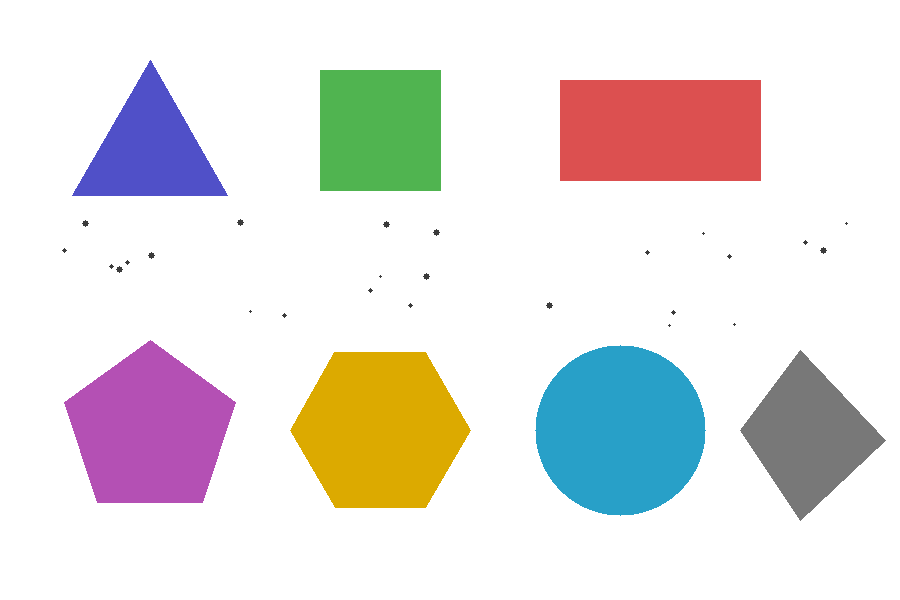
#> input picture shapes.png, 900 x 600 px
$ python shape_dect.py
#> lines starting #> are read from the running program, lines starting #| are printed output that depends on the picture; after the words box and inside, x2 and y2 are one past the last pixel; in counts of white or black regions, pixels touching at a corner belong together
import cv2


def detect_and_measure_all_shapes(image_path):
    # 1. Load image
#> called with image_path = 'shapes.png'
    img = cv2.imread(image_path)
#> img is the input picture: shape (600, 900, 3); mean B, G, R 224.3, 226, 229.1
    if img is None:
        print(f"Error: Could not load image at path '{image_path}'.")
        return

    output = img.copy()

    # 2. Preprocessing
    gray = cv2.cvtColor(img, cv2.COLOR_BGR2GRAY)
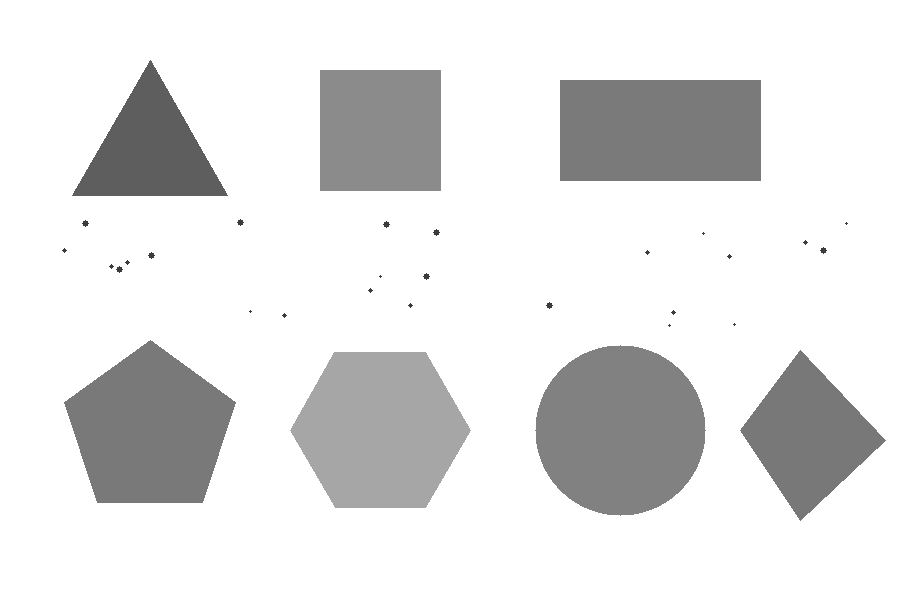
#> gray: shape (600, 900); min 60, max 255, mean 226.8

    # Use bilateral filter or blur to reduce noise while keeping edges crisp
    blurred = cv2.GaussianBlur(gray, (5, 5), 0)

    # Otsu's Thresholding automatically calculates the optimal threshold value
    _, threshold = cv2.threshold(
        blurred, 0, 255, cv2.THRESH_BINARY_INV + cv2.THRESH_OTSU
    )
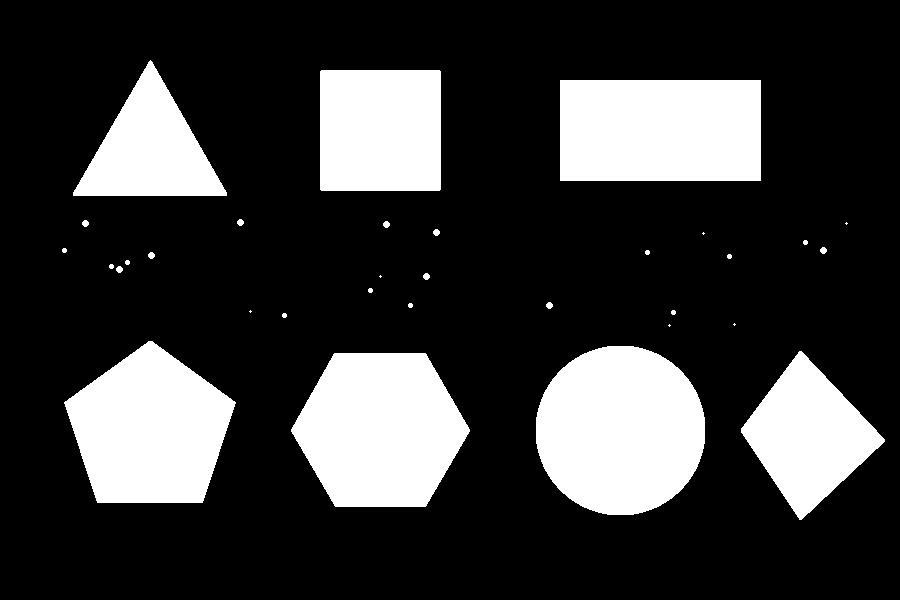
#> threshold: shape (600, 900); 22.5% white; 32 white regions (6 under 20 px), largest, box (x1, y1, x2, y2) and area: (536, 346, 705, 515) 22697, (291, 353, 470, 507) 20849, (560, 80, 761, 181) 20301

    # Optional: Morphological operations to separate closely touching shapes
    kernel = cv2.getStructuringElement(cv2.MORPH_RECT, (3, 3))
    thresh_cleaned = cv2.morphologyEx(threshold, cv2.MORPH_OPEN, kernel)
#> thresh_cleaned: shape (600, 900); 22.5% white; 26 white regions

    # 3. Find Contours
    # RETR_EXTERNAL gets only top-level outer contours (prevents double-counting holes)
    contours, _ = cv2.findContours(
        thresh_cleaned, cv2.RETR_EXTERNAL, cv2.CHAIN_APPROX_SIMPLE
    )
#> contours = 26 contours, 10 with area under 20; largest, box (x1, y1, x2, y2) and area: (536, 346, 705, 515) 22456, (291, 353, 470, 507) 20604, (560, 80, 761, 181) 20000, (65, 341, 235, 503) 19096, (320, 70, 441, 191) 14398

    shape_count = 0

    for contour in contours:
        # Ignore small noisy dots or the entire image border
        area = cv2.contourArea(contour)
        if area < 300:  # Adjust minimum area threshold if shapes are tiny
            continue

        perimeter = cv2.arcLength(contour, True)

        # Approximate shape vertices
        approx = cv2.approxPolyDP(contour, 0.04 * perimeter, True)
        num_vertices = len(approx)

        # Classify shape
        shape_name = "Unknown"
        if num_vertices == 3:
            shape_name = "Triangle"
        elif num_vertices == 4:
            x, y, w, h = cv2.boundingRect(approx)
            aspect_ratio = float(w) / h
            if 0.95 <= aspect_ratio <= 1.05:
                shape_name = "Square"
            else:
                shape_name = "Rectangle"
        elif num_vertices == 5:
            shape_name = "Pentagon"
        elif num_vertices == 6:
            shape_name = "Hexagon"
        else:
            shape_name = "Circle"

        shape_count += 1

        # Draw outline
        cv2.drawContours(output, [approx], -1, (0, 255, 0), 2)

        # Compute centroid for placing text labels
        M = cv2.moments(contour)
        if M["m00"] != 0:
            cX = int(M["m10"] / M["m00"])
            cY = int(M["m01"] / M["m00"])
        else:
            cX, cY = approx[0][0]

        # Render labels inside shape
        font = cv2.FONT_HERSHEY_SIMPLEX
        font_scale = 0.4
        color = (255, 0, 0)
        thickness = 1

        cv2.putText(
            output,
            f"{shape_name}",
            (cX - 25, cY - 12),
            font,
            font_scale,
            color,
            thickness,
        )
        cv2.putText(
            output,
            f"A:{int(area)}",
            (cX - 25, cY + 2),
            font,
            font_scale,
            color,
            thickness,
        )
        cv2.putText(
            output,
            f"P:{int(perimeter)}",
            (cX - 25, cY + 16),
            font,
            font_scale,
            color,
            thickness,
        )
#> this loop made 26 passes
#> (area, perimeter, approx, num_vertices, shape_name, x, y, w) on passes 2, 24, 25: (12328.5, 459.7, [[799, 351], [741, 432], [801, 519], [884, 439]], 4, 'Rectangle', 741, 351, 144), (20000, 600, [[560, 80], [560, 180], [760, 180], [760, 80]], 4, 'Rectangle', 560, 80, 201), (14398, 477.7, [[321, 70], [320, 189], [439, 190], [440, 71]], 4, 'Square', 320, 70, 121)
#> (area, perimeter, approx, num_vertices, shape_name, cX, cY) on pass 26: (10573.5, 485.5, [[149, 61], [73, 195], [226, 195]], 3, 'Triangle', 149, 149)
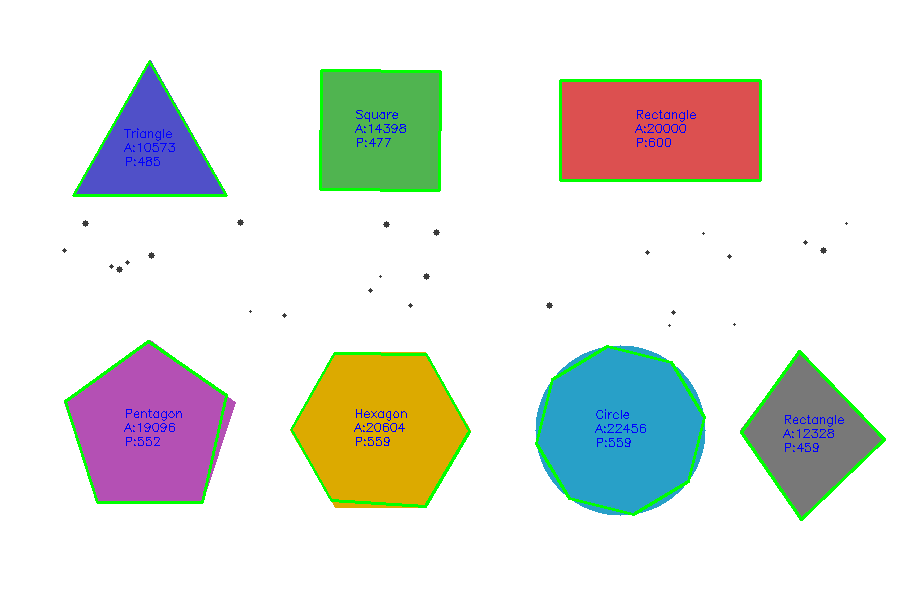
#> output: shape (600, 900, 3); 2.39% of pixels changed, all inside (x1, y1, x2, y2) = (64, 60, 886, 521)
#> after the loop, shape_count = 7

    print(f"Total shapes detected: {shape_count}")
#| Total shapes detected: 7

    # 4. Display result
    cv2.imshow("Multiple Shapes Detected", output)
    cv2.waitKey(0)
    cv2.destroyAllWindows()


# Function call
detect_and_measure_all_shapes("shapes.png")
